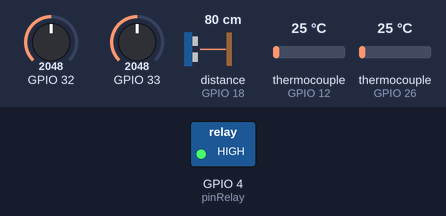
A sketch run on a simulated ESP32-S3. Parts: switched loads named in the sketch (green lamp = pin HIGH). Wiring (inferred from the names in the program): ultrasonic range finder: trigger GPIO 5; echo GPIO 18. Inputs (shaded band) come from the test bench; at power-on: GPIO 32 = 2048, GPIO 33 = 2048, distance to the obstacle (sensor on GPIO 18) 80 cm, thermocouple (sensors on GPIO 12, GPIO 26) 25 °C. The echo pulse lasts 58.3 µs per cm; WiFi joins after 1.5 s; servers stay silent unless stated; random numbers use the default seed unless the sketch sets one; pins used as bus, display or sensor lines are not drawn; what the sketch prints to the serial monitor is not drawn.

Above: at 0.1 s.
At 2.5 s:
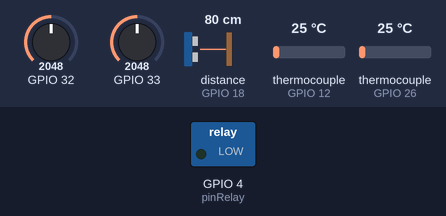
Timing chart, 0 to 4.0 s (numbered marks = the images above):
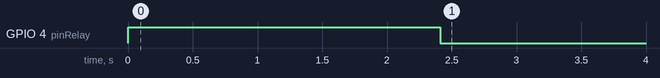

Measured:
- by itself, GPIO 4 (pinRelay): HIGH → LOW at 2.4 s

The sketch:

main.ino
```cpp
#include <FirebaseESP32.h>
#include <PZEM004Tv30.h>
#include <max6675.h>
#include <HardwareSerial.h>
#include <WiFi.h>


//--------------------------------------------INITIALIZATION & VARIABLES----------------------------------------------
HardwareSerial Senddata(0);
//sensor tekanan
float hasil, hasil2;

//sensor suhu
int sck = 25;
int cs = 26;
int so = 27;
float suhu;
MAX6675 thermocouple(sck,cs,so);

int sck2 = 14;
int cs2 = 12;
int so2 = 13;
float suhu2;
MAX6675 thermocouple2(sck2,cs2,so2);

//sensor ultrasonic
const int trigPin = 5;
const int echoPin = 18;
long duration;
int distance;


//inisialisasi wattmeter
float ampere, volt, watt;
#if !defined(PZEM_RX_PIN) && !defined(PZEM_TX_PIN)
#define PZEM_RX_PIN 16
#define PZEM_TX_PIN 17
#endif

#if !defined(PZEM_SERIAL)
#define PZEM_SERIAL Serial2
#endif


#if defined(ESP32)
PZEM004Tv30 pzem(PZEM_SERIAL, PZEM_RX_PIN, PZEM_TX_PIN);
#elif defined(ESP8266)
#else
PZEM004Tv30 pzem(PZEM_SERIAL);
#endif

//FIREBASE
const char* SSID = "HUAWEI_E5577_3E89";
const char* PASSWORD = "Q363N44QLBE";
#define FIREBASE_HOST "bioner-s-default-rtdb.asia-southeast1.firebasedatabase.app"
#define FIREBASE_AUTH "Z0X0O8siCPVzBfKYiZDjqmvw22RcEBPlLfO03544"
FirebaseData firebaseData;
FirebaseConfig config;
FirebaseAuth auth;
String Tekanan_uapPATH = "/Tekanan_uap";
String SuhuAirPATH = "/SuhuAir";
String SuhuApiPATH = "/SuhuApi";
String VoltPATH = "/Volt";
String AmperePATH = "/Ampere";
String WattPATH = "/Watt";
String BlowerPATH = "/Blower";

//RELAY
const int pinT = 2;
const int pinRelay = 4;
bool RelayState = false;


//--------------------------------------------FUNCTIONS---------------------------------------------------

//sensor tekanan
float sensorTekanan(int pin){
  float read, value;
  read = analogRead(pin);

  value = (read * 12) / 5204.5;
  return value;
}

//sensor ultrasonic
double fungsi_menghitung_jarak(){
// Clears the trigPin
digitalWrite(trigPin, LOW);
delayMicroseconds(2);

// Sets the trigPin on HIGH state for 10 micro seconds
digitalWrite(trigPin, HIGH);
delayMicroseconds(10);
digitalWrite(trigPin, LOW);

// Reads the echoPin, returns the sound wave travel time in microseconds
duration = pulseIn(echoPin, HIGH);

// Calculating the distance
double distance= duration*0.0343/2;

//mengembalikan nilai
return distance;

}


void setup(){
  Serial.begin(115200);
  Senddata.begin(115200, SERIAL_8N1, 1, 3);
  Serial.println("Pengirim siap...");
  pinMode(trigPin, OUTPUT);
  pinMode(echoPin, INPUT);
  pinMode(pinT, INPUT_PULLUP);
  pinMode(pinRelay, OUTPUT);
  digitalWrite(pinRelay, HIGH);


  // Connect to WiFi
  Serial.println();
  Serial.println();
  Serial.print("Connecting to: ");
  Serial.println(SSID);
  WiFi.begin(SSID, PASSWORD);

  while (WiFi.status() != WL_CONNECTED) {
    delay(500);
    Serial.print("-");
  }

// Assign Firebase credentials to config
  config.host = FIREBASE_HOST;
  config.signer.tokens.legacy_token = FIREBASE_AUTH;

  // Initialize Firebase
  Serial.println("Initializing Firebase...");
  Firebase.begin(&config, &auth);
  Firebase.reconnectWiFi(true);
  Serial.println("Firebase initialized.");


}


void loop(){
  //sensor tekanan
  hasil = sensorTekanan(33);
  hasil2 = sensorTekanan(32);
  // Serial.println("Bioners");
  // Serial.print(hasil);
  // Serial.print(" ");
  // Serial.print(analogRead(33));
  // Serial.println(" pin33");
  // Serial.print(hasil2);
  // Serial.print(" ");
  // Serial.print(analogRead(32));
  // Serial.println(" pin32");
  // Serial.println("");

  //sensor suhu
  suhu = thermocouple.readCelsius();
  // Serial.print(suhu);
  // Serial.println(" C");
  suhu2 = thermocouple2.readCelsius();
  // Serial.print(suhu2);
  // Serial.println(" C");
  // Serial.println("");

  //sensor ultrasonic
  double jarak = fungsi_menghitung_jarak();
  // Serial.println(jarak);
  // Serial.println("");

//DUMMY DATA/////////////////////////////
hasil = random(8,9);
suhu2 = random(134, 140);
suhu = random(234, 240);
volt = random(80, 200);
ampere = random(0.30, 2);
watt = volt*ampere;
/////////////////////////////////////////


  //mengirim data ke layar tft esp32s3
      // Serial.print("Tekanan uap: ");
Senddata.print(hasil);
Senddata.print(",");

      // Serial.print("Suhu Air: ");
Senddata.print(suhu);
Senddata.print(",");

  char voltBFR[8];
  snprintf(voltBFR, sizeof(voltBFR), "%06.2f", volt);

      // Serial.print("Teganganan: ");
Senddata.print(voltBFR);
Senddata.print(",");

      // Serial.print("Suhu Api: ");
Senddata.print(suhu2);
Senddata.print(",");

      // Serial.print("Arus: ");
Senddata.print(random(0,10));
Senddata.println();


  // Send pressure data to Firebase
  Serial.println("Sending pressure data to Firebase...");
  if (
  Firebase.setFloat(firebaseData, Tekanan_uapPATH.c_str(), hasil)
  && Firebase.setFloat(firebaseData, SuhuAirPATH.c_str(), suhu2)
  && Firebase.setFloat(firebaseData, SuhuApiPATH.c_str(), suhu)
  && Firebase.setFloat(firebaseData, VoltPATH.c_str(), volt)
  && Firebase.setFloat(firebaseData, AmperePATH.c_str(), ampere)
  && Firebase.setFloat(firebaseData, WattPATH.c_str(), watt)
  )
   {
    Serial.println("Pressure data sent successfully");
  } else {
    Serial.println("Failed to send pressure data");
    Serial.println("Reason: " + firebaseData.errorReason());
  }


//Relay
	if(suhu2 < 250 || digitalRead(pinT) == 1){
    digitalWrite(pinRelay, LOW);
    Firebase.setFloat(firebaseData, BlowerPATH.c_str(), true);
  }else{
    digitalWrite(pinRelay, HIGH);
    Firebase.setFloat(firebaseData, BlowerPATH.c_str(), false);
  }

delay(50); // Menunggu 1 detik sebelum membaca kembali
}
```
